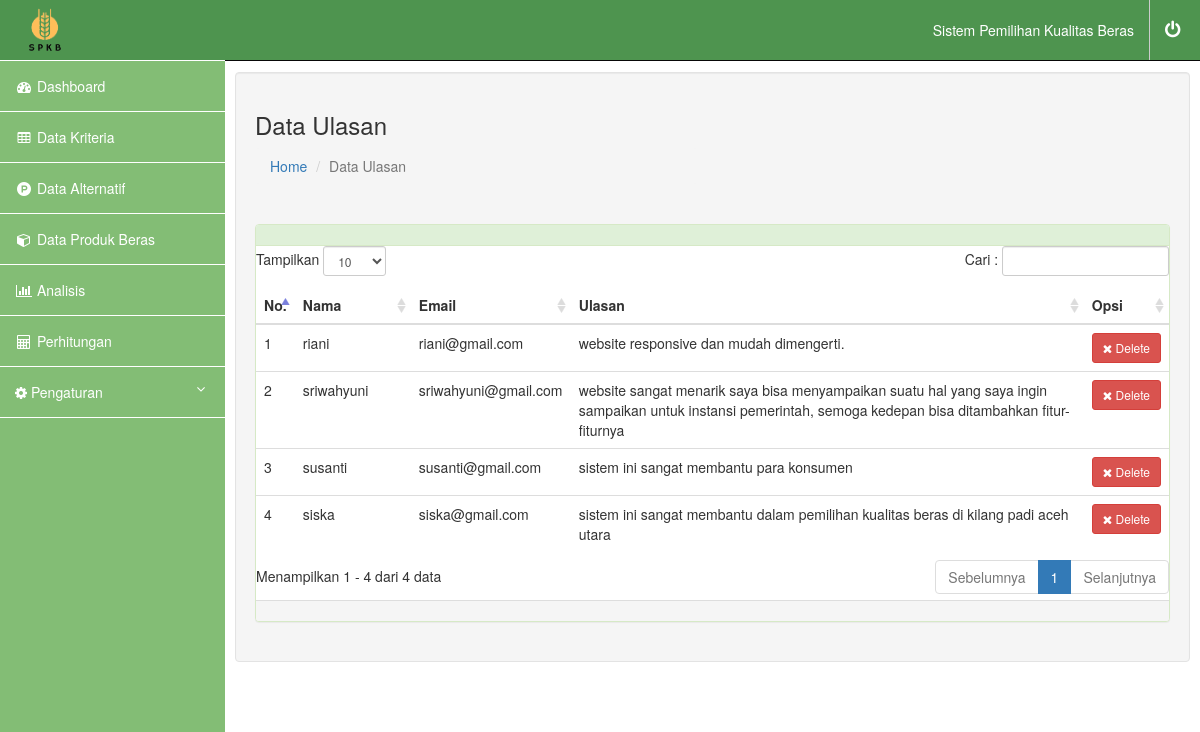
Page /ulasan.php (signed in) on the committed database.
### tables this page shows
CREATE TABLE `ulasan` (
  `id` int(11) NOT NULL,
  `nama` varchar(255) NOT NULL,
  `email` varchar(255) NOT NULL,
  `komen` varchar(500) NOT NULL
);

### ulasan.php (the view, shortened to what this page needs)
<?php
include("headeruser.php");
include("configdb.php");
?>
<div id="page-wrapper">
    <div class="container-fluid">
        <div class="row" id="main">
            <div class="col-sm-12 col-md-12 well" id="content">
                <div class="page-breadcrumb">
                    <div class="row align-items-center">
                        <div class="col-md-6 col-8 align-self-center">
                            <h3 class="page-title mb-0 p-0">Data Ulasan</h3>
                            <div class="d-flex align-items-center">
                                <nav aria-label="breadcrumb">
                                    <ol class="breadcrumb">
                                        <li class="breadcrumb-item"><a href="indexuser.php">Home</a></li>
                                        <li class="breadcrumb-item active" aria-current="page">Data Ulasan</li>
                                    </ol>
                                </nav>
                            </div>
                        </div>
                    </div>
                </div>
                <br>
                <div class="container-fluid">
                    <div class="row">
                        <div class="col-12">
                            <div class="card">
                                <div class="card-body">
                                    <div class="panel panel-success">
                                        <div class="panel-heading"></div>
                                        <?php
                                        $ulasan = $mysqli->query("select * from ulasan");
                                        ?>
                                        <div class="table-responsive">
                                            <table id="example" class="table user-table" cellspacing="0" width="100%">
                                                <thead>
                                                    <tr>
                                                        <th>No.</th>
                                                        <th width="100px">Nama</th>
                                                        <th>Email</th>
                                                        <th>Ulasan</th>
                                                        <th>Opsi</th>
                                                    </tr>
                                                </thead>
                                                <tbody>
                                                    <?php
                                                    $i = 1;
                                                    while ($row = $ulasan->fetch_assoc()) {
                                                        echo '<tr>';
                                                        echo '<td>' . $i++ . '</td>';
                                                        echo '<td>' . $row["nama"] . '</td>';
                                                        echo '<td>' . $row["email"] . '</td>';
                                                        echo '<td>' . $row["komen"] . '</td>';
                                                        echo '<td>';
                                                    ?>
                                                        <a href="del-ulasan.php?id=<?php echo $row['id']; ?>" onClick="return confirm('Menghapus data ke-<?php echo $i - 1; ?> Ulasan <?php echo $row['nama']; ?> ?');" class="btn btn-danger btn-sm"><i class="fa fa-times"></i> Delete</a></td>
                                                    <?php
                                                        echo '</tr>';
                                                    }
                                                    ?>
                                                </tbody>
                                            </table>
                                        </div>
                                        <div class="panel-footer text-primary">
                                        </div>
                                    </div>
                                </div>
                            </div>
                        </div>
                    </div>
                </div>
            </div>
            </body>
            </html>

### headeruser.php (style rules this page uses)
#page-wrapper { width: 100%; padding: 0; background-color: #fff; }
@media (min-width:768px) { #page-wrapper { padding: 22px 10px; } }

### rows in the picture
ulasan: nama "riani", email "riani@gmail.com", komen "website responsive dan mudah dimengerti."
ulasan: nama "sriwahyuni", email "sriwahyuni@gmail.com", komen "website sangat menarik saya bisa menyampaikan suatu hal yang saya ingin sampaikan untuk instansi pemerintah, semoga kedepan bisa ditambahkan fitur-fiturnya"
ulasan: nama "susanti", email "susanti@gmail.com", komen "sistem ini sangat membantu para konsumen"
ulasan: nama "siska", email "siska@gmail.com", komen "sistem ini sangat membantu dalam pemilihan kualitas beras di kilang padi aceh utara"
